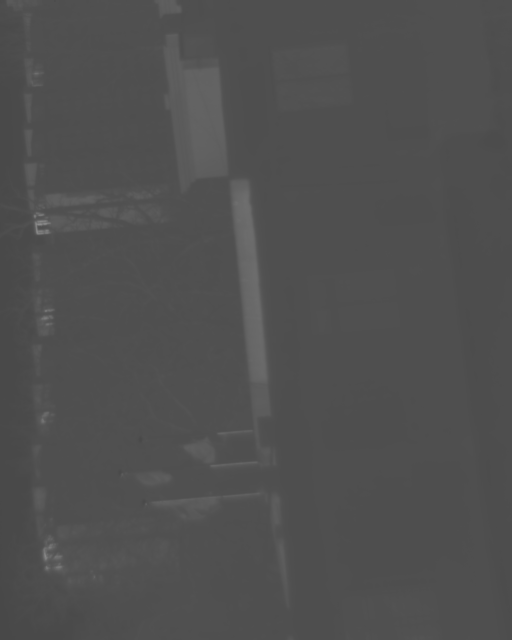
%> input picture 20250113/image/05E短窗套自研-1-原始-融合前的基底图.png, 512 x 640 px
$ octave --eval "EvaluateQuality(imread('../image/05E短窗套自研-1-原始-融合前的基底图.png'));"   (GNU Octave 9; MATLAB toolbox functions it lacks are replaced by stand-ins)
%> lines starting %> are read from the running program, lines starting %| are printed output that depends on the picture; long printed decimals are rounded
% 评价图片质量
function  EvaluateQuality(Image)

    [rows,cols] = size(Image);
%> rows = 640; cols = 512

    %计算图片图片的信噪比SNR
    % 计算图像像素的平均值
    image_mean = mean(Image(:));
%> image_mean = 79.93
    % 计算信号功率
    signal_power = image_mean^2;
%> signal_power = 6388.5
    % 计算噪声功率
    noise_power = mean(mean((Image - image_mean).^2));
%> noise_power = 10.73
    % 计算信噪比（单位：dB）
    SNR = 10 * log10(signal_power / noise_power);
%> SNR = 27.75
    disp(['    图像的μ均值 = ', num2str(image_mean), ' RMS均方根 = ' ,num2str(sqrt(noise_power))]);
%|     图像的μ均值 = 79.9282 RMS均方根 = 3.2757
    disp(['    图像的SNR信噪比 = ', num2str(SNR), ' dB']);
%|     图像的SNR信噪比 = 27.7479 dB

    %计算图片的平均梯度AG
    % 使用Sobel算子计算水平方向的梯度
    Gx = double(imfilter(Image, fspecial('sobel')));
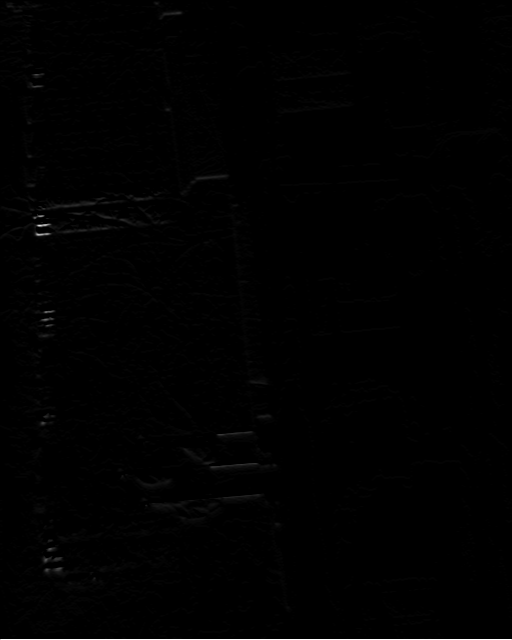
%> Gx: size 640x512 double; min 0, max 255, mean 1.1
    % 使用Sobel算子计算垂直方向的梯度
    Gy = double(imfilter(Image, fspecial('sobel').'));
    % 计算梯度幅值
    gradient_magnitude = sqrt(Gx.^2 + Gy.^2);
    % 计算平均梯度
    average_gradient = mean(gradient_magnitude(:));
%> average_gradient = 2.26
    disp(['    图像的AG平均梯度 = ', num2str(average_gradient)]);
%|     图像的AG平均梯度 = 2.2577

    %计算图像的全局对比度
    % 计算图像的均值
    image_mean = mean(double(Image(:)));
    % 计算图像的标准差
    image_std = std(double(Image(:)));
%> image_std = 4.39
    % 计算对比度
    contrast = image_std / image_mean;
%> contrast = 0.0549
    disp(['    图像的对比度 =  ', num2str(contrast)]);
%|     图像的对比度 =  0.05488

    %计算图像信息熵
    % 获取图像的灰度直方图，返回每个灰度值的像素数量
    histogram = imhist(Image);
%> histogram = 256 values, max 122971 at index 80, min 0 at index 1, mean 1280
    % 计算图像的总像素数量
    total_pixels = numel(Image);
%> total_pixels = 327680
    % 计算每个灰度值出现的概率
    probabilities = histogram / total_pixels;
%> probabilities = 256 values, max 0.375 at index 80, min 0 at index 1, mean 0.00391
    % 计算信息熵
    entropy = 0;
    for i = 1:length(probabilities)
        if probabilities(i) > 0
            entropy = entropy - probabilities(i) * log2(probabilities(i));
        end
    end
%> after the loop, entropy = 3.05
    disp("    信息熵 = " + entropy);
%|     信息熵 = 3.0499
end

% 计算PSNR峰值信噪比
function  EvaluateQualityPSNR(original_image,processed_image)
    % 计算均方误差（MSE）
    [m, n] = size(original_image);
    MSE = sum(sum((original_image - processed_image).^2)) / (m * n);

    % 计算PSNR
    if MSE == 0
        PSNR = Inf;
    else
        PSNR = 10 * log10((255^2) / MSE);
    end
    disp(['图像的PSNR为: ', num2str(PSNR), 'dB']);

end

$ run again, on 20250113/image/05E短窗套自研-2-原始-融合前的基底图.png
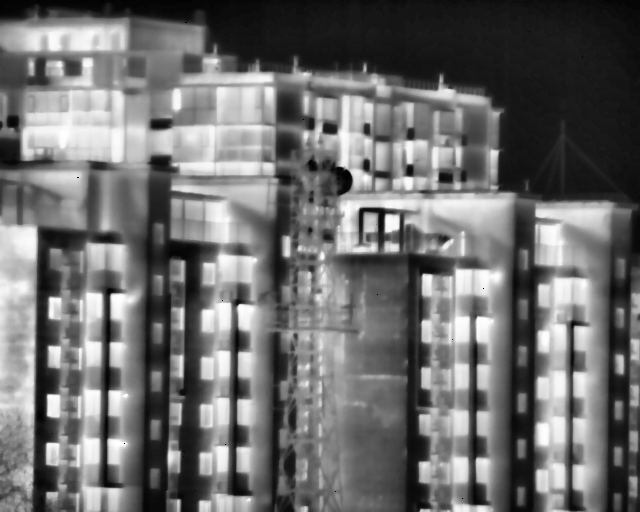
%> input picture 20250113/image/05E短窗套自研-2-原始-融合前的基底图.png, 640 x 512 px
%> image_mean = 109.7
%> signal_power = 12023.4
%> noise_power = 111.9
%> SNR = 20.31
%|     图像的μ均值 = 109.6515 RMS均方根 = 10.5785
%|     图像的SNR信噪比 = 20.3118 dB
%> in EvaluateQuality, `Gx = double(imfilter(Image, fspecial('sobel')));`:
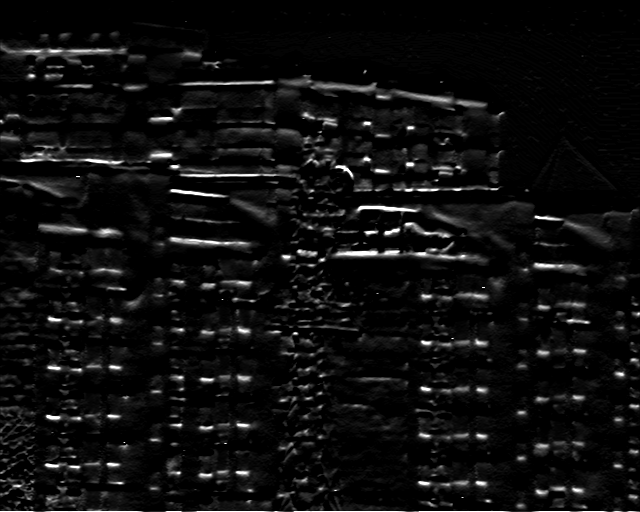
%> Gx: size 512x640 double; min 0, max 255, mean 14.6
%> in EvaluateQuality, `gradient_magnitude = sqrt(Gx.^2 + Gy.^2);`:
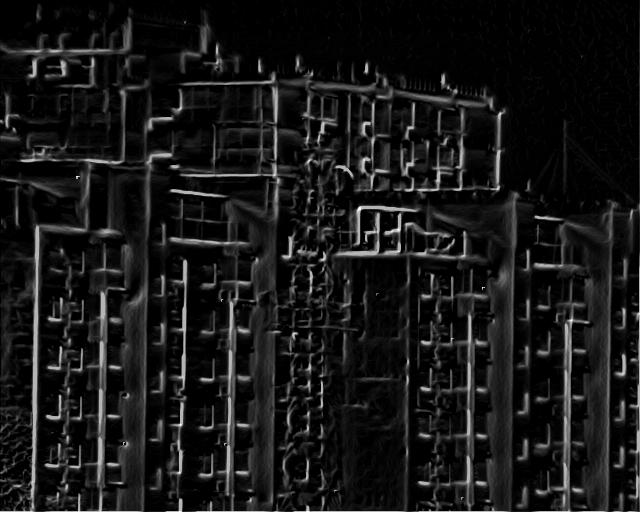
%> gradient_magnitude: size 512x640 double; min 0, max 360.6, mean 33.4; drawn with min black and max white
%> average_gradient = 33.44
%|     图像的AG平均梯度 = 33.4419
%> image_std = 70.53
%> contrast = 0.643
%|     图像的对比度 =  0.6432
%> histogram = 256 values, max 6887 at index 24, min 14 at index 2, mean 1280
%> probabilities = 256 values, max 0.021 at index 24, min 4.27e-05 at index 2, mean 0.00391
%> the loop in EvaluateQuality, `for i = 1:length(probabilities)` made 256 passes
%> entropy on passes 1 to 8: 0.00108, 0.0017, 0.00236, 0.00788, 0.0152, 0.0349, 0.0493, 0.0658
%> after the loop in EvaluateQuality, `for i = 1:length(probabilities)`: entropy = 7.77
%|     信息熵 = 7.7673

$ run again, on 20250113/image/05E短窗套自研-3-原始-融合前的基底图.png
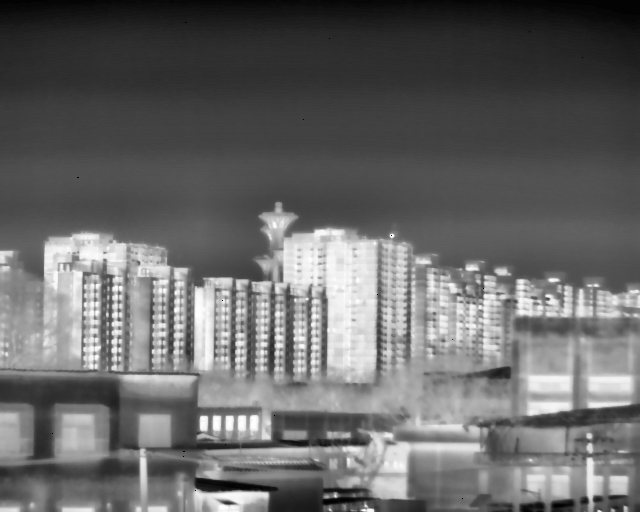
%> input picture 20250113/image/05E短窗套自研-3-原始-融合前的基底图.png, 640 x 512 px
%> image_mean = 103.3
%> signal_power = 10680.5
%> noise_power = 91.03
%> SNR = 20.69
%|     图像的μ均值 = 103.3467 RMS均方根 = 9.541
%|     图像的SNR信噪比 = 20.694 dB
%> in EvaluateQuality, `Gy = double(imfilter(Image, fspecial('sobel').'));`:
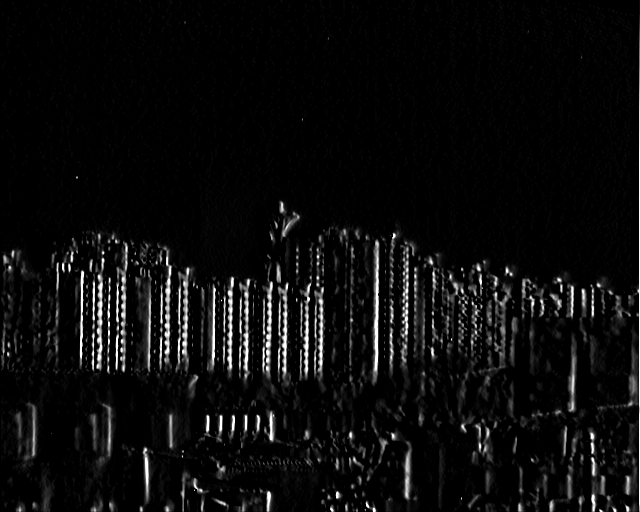
%> Gy: size 512x640 double; min 0, max 255, mean 12.2
%> in EvaluateQuality, `gradient_magnitude = sqrt(Gx.^2 + Gy.^2);`:
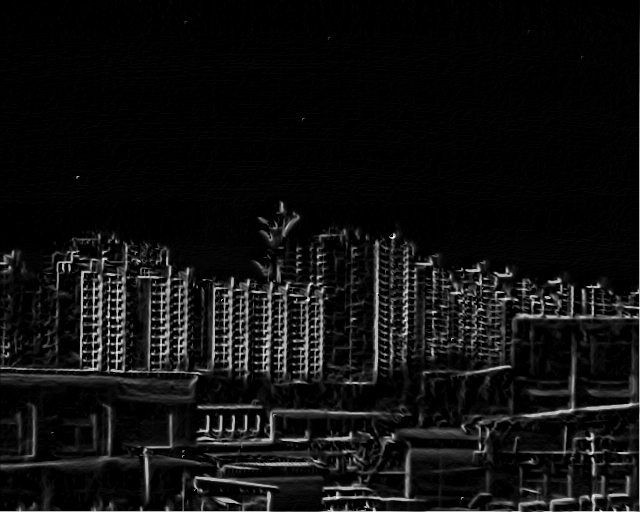
%> gradient_magnitude: size 512x640 double; min 0, max 360.6, mean 23.1; drawn with min black and max white
%> average_gradient = 23.08
%|     图像的AG平均梯度 = 23.0769
%> image_std = 58.94
%> contrast = 0.57
%|     图像的对比度 =  0.5703
%> histogram = 256 values, max 5691 at index 82, min 7 at index 256, mean 1280
%> probabilities = 256 values, max 0.0174 at index 82, min 2.14e-05 at index 256, mean 0.00391
%> the loop in EvaluateQuality, `for i = 1:length(probabilities)` made 256 passes
%> entropy on passes 1 to 8: 0.000816, 0.00197, 0.00283, 0.0256, 0.0277, 0.0334, 0.0489, 0.0756
%> after the loop in EvaluateQuality, `for i = 1:length(probabilities)`: entropy = 7.61
%|     信息熵 = 7.6072
